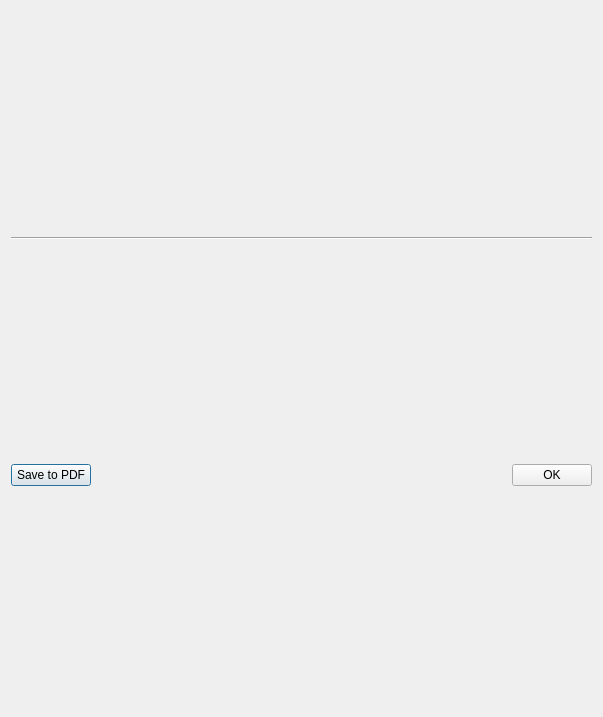
<?xml version="1.0" encoding="UTF-8"?>
<ui version="4.0">
 <class>CSkEventDocDialog</class>
 <widget class="QDialog" name="CSkEventDocDialog">
  <property name="geometry">
   <rect>
    <x>0</x>
    <y>0</y>
    <width>603</width>
    <height>717</height>
   </rect>
  </property>
  <property name="windowTitle">
   <string>Dialog</string>
  </property>
  <layout class="QVBoxLayout" name="verticalLayout_2" stretch="1,0,0,0">
   <item>
    <layout class="QVBoxLayout" name="verticalLayout"/>
   </item>
   <item>
    <spacer name="verticalSpacer">
     <property name="orientation">
      <enum>Qt::Vertical</enum>
     </property>
     <property name="sizeType">
      <enum>QSizePolicy::Fixed</enum>
     </property>
     <property name="sizeHint" stdset="0">
      <size>
       <width>20</width>
       <height>8</height>
      </size>
     </property>
    </spacer>
   </item>
   <item>
    <widget class="Line" name="line">
     <property name="orientation">
      <enum>Qt::Horizontal</enum>
     </property>
    </widget>
   </item>
   <item>
    <layout class="QHBoxLayout" name="horizontalLayout">
     <item>
      <widget class="QPushButton" name="pushButton_2">
       <property name="text">
        <string>Save to PDF</string>
       </property>
      </widget>
     </item>
     <item>
      <spacer name="horizontalSpacer">
       <property name="orientation">
        <enum>Qt::Horizontal</enum>
       </property>
       <property name="sizeHint" stdset="0">
        <size>
         <width>40</width>
         <height>20</height>
        </size>
       </property>
      </spacer>
     </item>
     <item>
      <widget class="QPushButton" name="pushButton">
       <property name="text">
        <string>OK</string>
       </property>
      </widget>
     </item>
    </layout>
   </item>
  </layout>
 </widget>
 <resources/>
 <connections/>
</ui>
